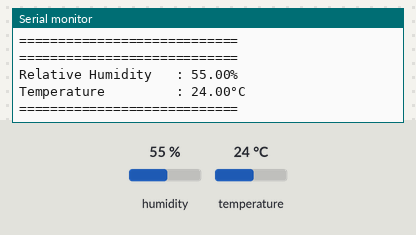
A sketch run on a simulated ESP32. Shown: the last lines printed to the serial monitor. The test bench sets the inputs (shaded band); at power-on: humidity 55 %, temperature 24 °C.

Above: at 10.8 s.
10.9 s: humidity set to 22 %
At 15.9 s:
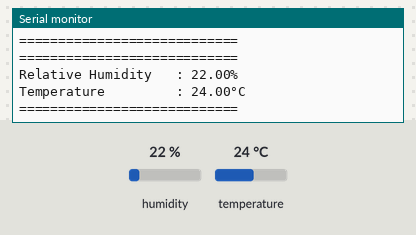
18.4 s: temperature set to 12 °C
At 21.2 s:
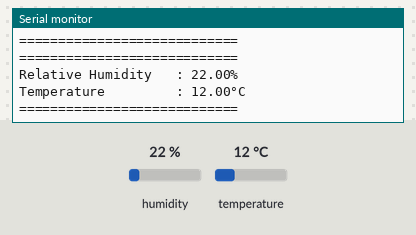
25.9 s: humidity set to 40 %
At 30.7 s:
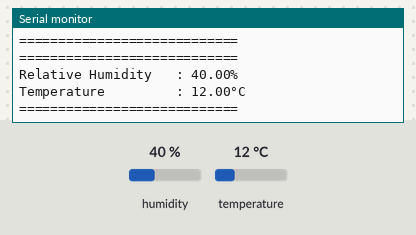
Timing chart, 0 to 32.2 s (numbered marks = the images above; inputs shaded):
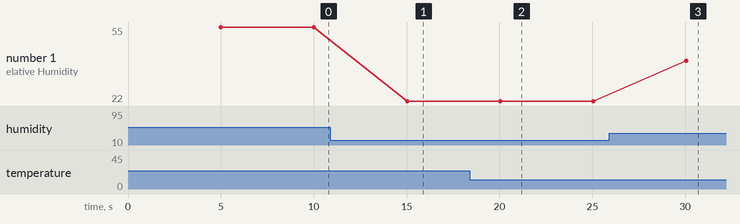

Measured:
- after the input at 10.9 s, the serial monitor: prints a new line after 4.1 s (image 1)
- after the input at 18.4 s, the serial monitor: prints a new line after 1.6 s (image 2)
- after the input at 25.9 s, the serial monitor: prints a new line after 4.2 s (image 3)
- plotted number 1: 55 → 22 after the input at 10.9 s, 22 → 40 after the input at 25.9 s

The sketch:

DHT_ESP32.ino
```cpp
#include "DHT.h"

#define DHT_PIN 33
#define DHT_TYPE DHT22

DHT dht(DHT_PIN, DHT_TYPE);
float humi = 0;
float tempC = 0;

unsigned long starttime;
unsigned long sampletime_ms = 5 * 1000; // Smaple time 30s

void setup()
{
  Serial.begin(115200);

  // Setup DHT22 di sini
  dht.begin();
}

void loop()
{
  if ((millis() - starttime) > sampletime_ms)
  {
    Serial.println("============================");
    // DHT-22
    humi = dht.readHumidity();
    tempC = dht.readTemperature();

    if (isnan(tempC) || isnan(humi))
    {
      Serial.println("Gagal membaca data Sensor DHT22");
    }
    else
    {
      Serial.print("Relative Humidity   : ");
      Serial.print(humi);
      Serial.println("%");
      Serial.print("Temperature         : ");
      Serial.print(tempC);
      Serial.println("°C");
    }
    Serial.println("============================");

    starttime = millis();
  }
}
```
